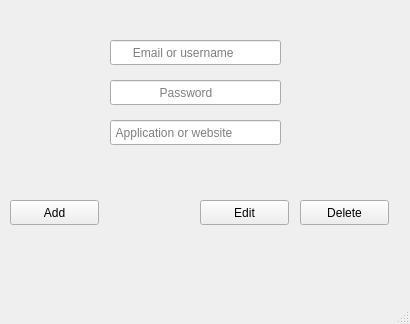
 <widget class="QMainWindow" name="MainWindow">
  <property name="geometry">
   <rect>
    <x>0</x>
    <y>0</y>
    <width>410</width>
    <height>324</height>
   </rect>
  </property>
  <property name="windowTitle">
   <string>MainWindow</string>
  </property>
  <property name="styleSheet">
   <string notr="true">
QToolTip
{
    background-color: black;
    color: white;
    padding: 0.5ex;
}

QWidget
{
    color: #31363B;
    background-color: #EFF0F1;
    selection-background-color:#33A4DF;
    selection-color: #31363B;
    background-clip: border;
    border-image: none;
    border: 0px transparent black;
    outline: 0;
}

QWidget:item:hover
{
    background-color: #33A4DF;
    color: #31363B;
}

QWidget:item:selected
{
    background-color: #33A4DF;
}


QCheckBox
{
    spacing: 0.5ex;
    outline: none;
    color: #31363B;
    margin-bottom: 0.2ex;
    opacity: 200;
}

QCheckBox:disabled
{
    color: #BAB9B8;
}

QGroupBox::indicator
{
    margin-left: 0.2ex;
    margin-left: 0.2ex;
}

QCheckBox::indicator:unchecked,
QCheckBox::indicator:unchecked:focus
{
    border-image: url(:/light/checkbox_unchecked_disabled.svg);
}

QCheckBox::indicator:unchecked:hover,
QCheckBox::indicator:unchecked:pressed,
QGroupBox::indicator:unchecked:hover,
QGroupBox::indicator:unchecked:focus,
QGroupBox::indicator:unchecked:pressed
{
    border: none;
    border-image: url(:/light/checkbox_unchecked-hover.svg);
}

QCheckBox::indicator:checked
{
    border-image: url(:/light/checkbox_checked.svg);
}

QCheckBox::indicator:checked:focus,
QCheckBox::indicator:checked:pressed,
QGroupBox::indicator:checked:focus,
QGroupBox::indicator:checked:pressed
{
    border: none;
    border-image: url(:/light/checkbox_checked.svg);
}

QCheckBox::indicator:checked:hover,
QGroupBox::indicator:checked:hover
{
    border-image: url(:/light/checkbox_checked-hover.svg);
}

QCheckBox::indicator:indeterminate
{
    border-image: url(:/light/checkbox_indeterminate.svg);
}

QCheckBox::indicator:indeterminate:hover
{
    border-image: url(:/light/checkbox_indeterminate-hover.svg);
}

QCheckBox::indicator:indeterminate:focus,
QCheckBox::indicator:indeterminate:pressed
{
}

QCheckBox::indicator:indeterminate:disabled
{
    border-image: url(:/light/checkbox_indeterminate_disabled.svg);
}

QCheckBox::indicator:checked:disabled,
QGroupBox::indicator:checked:disabled
{
    border-image: url(:/light/checkbox_checked_disabled.svg);
}

QCheckBox::indicator:unchecked:disabled,
QGroupBox::indicator:unchecked:disabled
{
    border-image: url(:/light/checkbox_unchecked_disabled.svg);
}

QRadioButton
{
    spacing: 0.5ex;
    outline: none;
    color: #31363B;
    margin-bottom: 0.2ex;
}

QRadioButton:disabled
{
    color: #BAB9B8;
}

QRadioButton::indicator:unchecked,
QRadioButton::indicator:unchecked:focus
{
    border-image: url(:/light/radio_unchecked_disabled.svg);
}

QRadioButton::indicator:unchecked:hover,
QRadioButton::indicator:unchecked:pressed
{
    border: none;
    outline: none;
    border-image: url(:/light/radio_unchecked-hover.svg);
}

QRadioButton::indicator:checked
{
    border: none;
    outline: none;
    border-image: url(:/light/radio_checked.svg);
}

QRadioButton::indicator:checked:focus,
QRadioButton::indicator:checked:pressed
{
    border: none;
    outline: none;
    border-image: url(:/light/radio_checked.svg);
}

QRadioButton::indicator:checked:hover
{
    border-image: url(:/light/radio_checked-hover.svg);
}

QRadioButton::indicator:checked:disabled
{
    outline: none;
    border-image: url(:/light/radio_checked_disabled.svg);
}

QRadioButton::indicator:unchecked:disabled
{
    border-image: url(:/light/radio_unchecked_disabled.svg);
}

QMenuBar
{
    background-color: #EFF0F1;
    color: #31363B;
}

QMenuBar::item
{
    background: transparent;
}

QMenuBar::item:selected
{
    background: transparent;
    border: 0.1ex solid #BAB9B8;
}

QMenuBar::item:pressed
{
    border: 0.1ex solid #BAB9B8;
    background-color: #33A4DF;
    color: #31363B;
    margin-bottom: -0.1ex;
    padding-bottom: 0.1ex;
}

QMenu
{
    border: 0.1ex solid #BAB9B8;
    color: #31363B;
    margin: 0.2ex;
}

QMenu::icon
{
    margin: 0.5ex;
}

QMenu::item
{
    padding: 0.5ex 3ex 0.5ex 3ex;
    margin-left: 0.5ex;
    border: 0.1ex solid transparent; /* reserve space for selection border */
}

QMenu::item:selected
{
    color: #31363B;
}

QMenu::separator
{
    height: 0.2ex;
    background: lightblue;
    margin-left: 1ex;
    margin-right: 0.5ex;
}

/* non-exclusive indicator = check box style indicator
   (see QActionGroup::setExclusive) */
QMenu::indicator:non-exclusive:unchecked
{
    border-image: url(:/light/checkbox_unchecked_disabled.svg);
}

QMenu::indicator:non-exclusive:unchecked:selected
{
    border-image: url(:/light/checkbox_unchecked_disabled.svg);
}

QMenu::indicator:non-exclusive:checked
{
    border-image: url(:/light/checkbox_checked.svg);
}

QMenu::indicator:non-exclusive:checked:selected
{
    border-image: url(:/light/checkbox_checked.svg);
}

/* exclusive indicator = radio button style indicator (see QActionGroup::setExclusive) */
QMenu::indicator:exclusive:unchecked
{
    border-image: url(:/light/radio_unchecked_disabled.svg);
}

QMenu::indicator:exclusive:unchecked:selected
{
    border-image: url(:/light/radio_unchecked_disabled.svg);
}

QMenu::indicator:exclusive:checked
{
    border-image: url(:/light/radio_checked.svg);
}

QMenu::indicator:exclusive:checked:selected
{
    border-image: url(:/light/radio_checked.svg);
}

QMenu::right-arrow
{
    margin: 0.5ex;
    border-image: url(:/light/right_arrow.svg);
    width: 0.6ex;
    height: 0.9ex;
}


QWidget:disabled
{
    color: #454545;
    background-color: #EFF0F1;
}

QAbstractItemView
{
    alternate-background-color: #EFF0F1;
    color: #31363B;
    border: 0.1ex solid 3A3939;
    border-radius: 0.2ex;
}

QWidget:focus,
QMenuBar:focus
{
    border: 0.1ex solid #33A4DF;
}

QTabWidget:focus,
QCheckBox:focus,
QRadioButton:focus,
QSlider:focus
{
    border: none;
}

QLineEdit
{
    background-color: #FCFCFC;
    padding: 0.5ex;
    border-style: solid;
    border: 0.1ex solid #BAB9B8;
    border-radius: 0.2ex;
    color: #31363B;
}

QGroupBox
{
    border: 0.1ex solid #BAB9B8;
    border-radius: 0.2ex;
    padding-top: 1ex;
    margin-top: 1ex;
}

QGroupBox::title
{
    subcontrol-origin: margin;
    subcontrol-position: top center;
    padding-left: 0.1ex;
    padding-right: 0.1ex;
    margin-top: -0.7ex;
}

QAbstractScrollArea
{
    border-radius: 0.2ex;
    border: 0.1ex solid #BAB9B8;
    background-color: transparent;
}

QScrollBar:horizontal
{
    height: 1.5ex;
    margin: 0.3ex 1.5ex 0.3ex 1.5ex;
    border: 0.1ex transparent #2A2929;
    border-radius: 0.4ex;
    background-color: #2A2929;
}

QScrollBar::handle:horizontal
{
    background-color: #605F5F;
    min-width: 0.5ex;
    border-radius: 0.4ex;
}

QScrollBar::add-line:horizontal
{
    margin: 0ex 0.3ex 0ex 0.3ex;
    border-image: url(:/light/right_arrow_disabled.svg);
    width: 1ex;
    height: 1ex;
    subcontrol-position: right;
    subcontrol-origin: margin;
}

QScrollBar::sub-line:horizontal
{
    margin: 0px 0.3ex 0px 0.3ex;
    border-image: url(:/light/left_arrow_disabled.svg);
    height: 1ex;
    width: 1ex;
    subcontrol-position: left;
    subcontrol-origin: margin;
}

QScrollBar::add-line:horizontal:hover,QScrollBar::add-line:horizontal:on
{
    border-image: url(:/light/right_arrow.svg);
    width: 1ex;
    height: 1ex;
    subcontrol-position: right;
    subcontrol-origin: margin;
}


QScrollBar::sub-line:horizontal:hover, QScrollBar::sub-line:horizontal:on
{
    border-image: url(:/light/left_arrow.svg);
    width: 1ex;
    height: 1ex;
    subcontrol-position: left;
    subcontrol-origin: margin;
}

QScrollBar::up-arrow:horizontal, QScrollBar::down-arrow:horizontal
{
    background: none;
}


QScrollBar::add-page:horizontal, QScrollBar::sub-page:horizontal
{
    background: none;
}

QScrollBar:vertical
{
    background-color: #2A2929;
    width: 1.5ex;
    margin: 1.5ex 0.3ex 1.5ex 0.3ex;
    border: 0.1ex transparent #2A2929;
    border-radius: 0.4ex;
}

QScrollBar::handle:vertical
{
    background-color: #605F5F;
    min-height: 0.5ex;
    border-radius: 0.4ex;
}

QScrollBar::sub-line:vertical
{
    margin: 0.3ex 0ex 0.3ex 0ex;
    border-image: url(:/light/up_arrow_disabled.svg);
    height: 1ex;
    width: 1ex;
    subcontrol-position: top;
    subcontrol-origin: margin;
}

QScrollBar::add-line:vertical
{
    margin: 0.3ex 0ex 0.3ex 0ex;
    border-image: url(:/light/down_arrow_disabled.svg);
    height: 1ex;
    width: 1ex;
    subcontrol-position: bottom;
    subcontrol-origin: margin;
}

QScrollBar::sub-line:vertical:hover,
QScrollBar::sub-line:vertical:on
{

    border-image: url(:/light/up_arrow.svg);
    height: 1ex;
    width: 1ex;
    subcontrol-position: top;
    subcontrol-origin: margin;
}


QScrollBar::add-line:vertical:hover,
QScrollBar::add-line:vertical:on
{
    border-image: url(:/light/down_arrow.svg);
    height: 1ex;
    width: 1ex;
    subcontrol-position: bottom;
    subcontrol-origin: margin;
}

QScrollBar::up-arrow:vertical,
QScrollBar::down-arrow:vertical
{
    background: none;
}


QScrollBar::add-page:vertical,
QScrollBar::sub-page:vertical
{
    background: none;
}

QTextEdit
{
    background-color: #EFF0F1;
    color: #31363B;
    border: 0.1ex solid #BAB9B8;
}

QPlainTextEdit
{
    background-color: #EFF0F1;
    color: #31363B;
    border-radius: 0.2ex;
    border: 0.1ex solid #BAB9B8;
}

QHeaderView::section
{
    background-color: #BAB9B8;
    color: #31363B;
    padding: 0.5ex;
    border: 0.1ex solid #BAB9B8;
}

QSizeGrip
{
    border-image: url(:/light/sizegrip.svg);
    width: 1.2ex;
    height: 1.2ex;
}

QMainWindow::separator
{
    background-color: #EFF0F1;
    color: white;
    padding-left: 0.4ex;
    spacing: 0.2ex;
    border: 0.1ex dashed #BAB9B8;
}

QMainWindow::separator:hover
{

    background-color: #787876;
    color: white;
    padding-left: 0.4ex;
    border: 0.1ex solid #BAB9B8;
    spacing: 0.2x;
}

QMenu::separator
{
    height: 0.1ex;
    background-color: #BAB9B8;
    color: white;
    padding-left: 0.4ex;
    margin-left: 1ex;
    margin-right: 0.5ex;
}

QFrame[frameShape=&quot;2&quot;],  /* QFrame::Panel == 0x0003 */
QFrame[frameShape=&quot;3&quot;],  /* QFrame::WinPanel == 0x0003 */
QFrame[frameShape=&quot;4&quot;],  /* QFrame::HLine == 0x0004 */
QFrame[frameShape=&quot;5&quot;],  /* QFrame::VLine == 0x0005 */
QFrame[frameShape=&quot;6&quot;]  /* QFrame::StyledPanel == 0x0006 */
{
    border-width: 0.1ex;
    padding: 0.1ex;
    border-style: solid;
    border-color: #EFF0F1;
    background-color: #bcbfc2;
    border-radius: 0.5ex;
}

QStackedWidget
{
    border: 0.1ex transparent black;
}

QToolBar
{
    border: 0.1ex transparent #393838;
    background: 0.1ex solid #EFF0F1;
    font-weight: bold;
}

QToolBar::handle:horizontal
{
    border-image: url(:/light/hmovetoolbar.svg);
    width = 1.6ex;
    height = 6.4ex;
}

QToolBar::handle:vertical
{
    border-image: url(:/light/vmovetoolbar.svg);
    width = 5.4ex;
    height = 1ex;
}

QToolBar::separator:horizontal
{
    border-image: url(:/light/hsepartoolbar.svg);
    width = 0.7ex;
    height = 6.3ex;
}

QToolBar::separator:vertical
{
    border-image: url(:/light/vsepartoolbars.svg);
    width = 6.3ex;
    height = 0.7ex;
}

QPushButton
{
    color: #31363B;
    background-color: qlineargradient(x1: 0.5, y1: 0.5 x2: 0.5, y2: 1, stop: 0 #EFF0F1, stop: 0.5 #eaebec);
    border-width: 0.1ex;
    border-color: #BAB9B8;
    border-style: solid;
    padding: 0.5ex;
    border-radius: 0.2ex;
    outline: none;
}

QPushButton:disabled
{
    background-color: #e0e1e2;
    border-width: 0.1ex;
    border-color: #b4b4b4;
    border-style: solid;
    padding-top: 0.5ex;
    padding-bottom: 0.5ex;
    padding-left: 1ex;
    padding-right: 1ex;
    border-radius: 0.2ex;
    color: #b4b4b4;
}

QPushButton:focus
{
    color: black;
}

QComboBox
{
    selection-background-color: #33A4DF;
    border-style: solid;
    border: 0.1ex solid #BAB9B8;
    border-radius: 0.2ex;
    padding: 0.5ex;
    min-width: 7.5ex;
}

QPushButton:checked
{
    background-color: #BAB9B8;
    border-color: #6A6969;
}

QComboBox:hover,
QAbstractSpinBox:hover,
QLineEdit:hover,
QTextEdit:hover,
QPlainTextEdit:hover,
QAbstractView:hover,
QTreeView:hover
{
    border: 0.1ex solid #33A4DF;
    color: #31363B;
}

QComboBox:hover:pressed,
QPushButton:hover:pressed,
QAbstractSpinBox:hover:pressed,
QLineEdit:hover:pressed,
QTextEdit:hover:pressed,
QPlainTextEdit:hover:pressed,
QAbstractView:hover:pressed,
QTreeView:hover:pressed
{
    background-color: #EFF0F1;
}

QComboBox:on
{
    padding-top: 0.3ex;
    padding-left: 0.4ex;
    selection-background-color: #4a4a4a;
}

QComboBox QAbstractItemView
{
    background-color: #FCFCFC;
    border-radius: 0.2ex;
    border: 0.1ex solid #BAB9B8;
    selection-background-color: #33A4DF;
}

QComboBox::drop-down
{
    subcontrol-origin: padding;
    subcontrol-position: top right;
    width: 1.5ex;

    border-left-width: 0ex;
    border-left-color: darkgray;
    border-left-style: solid;
    border-top-right-radius: 0.3ex;
    border-bottom-right-radius: 0.3ex;
}

QComboBox::down-arrow
{
    border-image: url(:/light/down_arrow_disabled.svg);
    width: 0.9ex;
    height: 0.6ex;
}

QComboBox::down-arrow:on,
QComboBox::down-arrow:hover,
QComboBox::down-arrow:focus
{
    border-image: url(:/light/down_arrow.svg);
    width: 0.9ex;
    height: 0.6ex;
}

QAbstractSpinBox
{
    padding: 0.5ex;
    border: 0.1ex solid #BAB9B8;
    background-color: #D9D8D7;
    color: #31363B;
    border-radius: 0.2ex;
    min-width: 7.5ex;
}

QAbstractSpinBox:up-button
{
    background-color: transparent;
    subcontrol-origin: border;
    subcontrol-position: center right;
}

QAbstractSpinBox:down-button
{
    background-color: transparent;
    subcontrol-origin: border;
    subcontrol-position: center left;
}

QAbstractSpinBox::up-arrow,
QAbstractSpinBox::up-arrow:disabled,
QAbstractSpinBox::up-arrow:off
{
    border-image: url(:/light/up_arrow_disabled.svg);
    width: 0.9ex;
    height: 0.6ex;
}

QAbstractSpinBox::up-arrow:hover
{
    border-image: url(:/light/up_arrow.svg);
    width: 0.9ex;
    height: 0.6ex;
}

QAbstractSpinBox::down-arrow,
QAbstractSpinBox::down-arrow:disabled,
QAbstractSpinBox::down-arrow:off
{
    border-image: url(:/light/down_arrow_disabled.svg);
    width: 0.9ex;
    height: 0.6ex;
}

QAbstractSpinBox::down-arrow:hover
{
    border-image: url(:/light/down_arrow.svg);
    width: 0.9ex;
    height: 0.6ex;
}

QLabel
{
    border: 0ex solid black;
}

QTabWidget{
    border: 0.1ex solid #BAB9B8;
}

/* BORDERS */
QTabWidget::pane
{
    padding: 0.5ex;
    margin: 0.1ex;
}

QTabWidget::pane:top
{
    border: 0.1ex solid #BAB9B8;
    top: -0.1ex;
}

QTabWidget::pane:bottom
{
    border: 0.1ex solid #BAB9B8;
    bottom: -0.1ex;
}

QTabWidget::pane:left
{
    border: 0.1ex solid #BAB9B8;
    right: -0.1ex;
}

QTabWidget::pane:right
{
    border: 0.1ex solid #BAB9B8;
    left: -0.1ex;
}

QTabBar
{
    qproperty-drawBase: 0;
    left: 0.5ex; /* move to the right by 0.5ex */
    border-radius: 0.3ex;
}

QTabBar:focus
{
    border: 0ex transparent black;
}

QTabBar::close-button
{
    border-image: url(:/light/close.svg);
    width: 1.2ex;
    height: 1.2ex;
    background: transparent;
}

QTabBar::close-button:hover
{
    border-image: url(:/light/close-hover.svg);
    width: 1.2ex;
    height: 1.2ex;
    background: transparent;
}

QTabBar::close-button:pressed
{
    border-image: url(:/light/close-pressed.svg);
    width: 1.2ex;
    height: 1.2ex;
    background: transparent;
}

/* TOP TABS */
QTabBar::tab:top
{
    color: #31363B;
    border: 0.1ex transparent black;
    border-left: 0.1ex solid #BAB9B8;
    border-top: 0.1ex solid #BAB9B8;
    background-color: #EFF0F1;
    padding: 0.5ex;
    min-width: 5ex;
    border-top-left-radius: 0.2ex;
    border-top-right-radius: 0.2ex;
}

QTabBar::tab:top:last,
QTabBar::tab:top:only-one
{
    color: #31363B;
    border: 0.1ex transparent black;
    border-left: 0.1ex solid #BAB9B8;
    border-right: 0.1ex solid #BAB9B8;
    border-top: 0.1ex solid #BAB9B8;
    background-color: #EFF0F1;
    padding: 0.5ex;
    min-width: 5ex;
    border-top-left-radius: 0.2ex;
    border-top-right-radius: 0.2ex;
}

QTabBar::tab:top:!selected
{
    color: #31363B;
    background-color: #D9D8D7;
    border: 0.1ex transparent black;
    border-left: 0.1ex solid #BAB9B8;
    border-top-left-radius: 0.2ex;
    border-top-right-radius: 0.2ex;
}

QTabBar::tab:top:first:!selected
{
    color: #31363B;
    background-color: #D9D8D7;
    border: 0.1ex transparent black;
    border-top-left-radius: 0.2ex;
    border-top-right-radius: 0.2ex;
}

QTabBar::tab:top:!selected:hover
{
    background-color: rgba(61, 173, 232, 0.1);
    border: 0.1ex rgba(61, 173, 232, 0.1);
    border-left: 0.1ex solid #BAB9B8;
}

QTabBar::tab:top:!selected:first:hover
{
    background-color: rgba(61, 173, 232, 0.1);
    border: 0.1ex rgba(61, 173, 232, 0.1);
}

/* BOTTOM TABS */
QTabBar::tab:bottom
{
    color: #31363B;
    border: 0.1ex transparent black;
    border-left: 0.1ex solid #BAB9B8;
    border-bottom: 0.1ex solid #BAB9B8;
    background-color: #EFF0F1;
    padding: 0.5ex;
    border-bottom-left-radius: 0.2ex;
    border-bottom-right-radius: 0.2ex;
    min-width: 5ex;
}

QTabBar::tab:bottom:last,
QTabBar::tab:bottom:only-one
{
    color: #31363B;
    border: 0.1ex transparent black;
    border-left: 0.1ex solid #BAB9B8;
    border-right: 0.1ex solid #BAB9B8;
    border-bottom: 0.1ex solid #BAB9B8;
    background-color: #EFF0F1;
    padding: 0.5ex;
    border-bottom-left-radius: 0.2ex;
    border-bottom-right-radius: 0.2ex;
    min-width: 5ex;
}

QTabBar::tab:bottom:!selected
{
    color: #31363B;
    background-color: #D9D8D7;
    border: 0.1ex transparent black;
    border-left: 0.1ex solid #BAB9B8;
    border-bottom-left-radius: 0.2ex;
    border-bottom-right-radius: 0.2ex;
}

QTabBar::tab:bottom:first:!selected
{
    color: #31363B;
    background-color: #D9D8D7;
    border: 0.1ex transparent black;
    border-bottom-left-radius: 0.2ex;
    border-bottom-right-radius: 0.2ex;
}

QTabBar::tab:bottom:!selected:hover
{
    background-color: rgba(61, 173, 232, 0.1);
    border: 0.1ex rgba(61, 173, 232, 0.1);
    border-left: 0.1ex solid #BAB9B8;
}

QTabBar::tab:bottom:!selected:first:hover
{
    background-color: rgba(61, 173, 232, 0.1);
    border: 0.1ex rgba(61, 173, 232, 0.1);
}

/* LEFT TABS */
QTabBar::tab:left
{
    color: #31363B;
    border: 0.1ex transparent black;
    border-top: 0.1ex solid #BAB9B8;
    border-right: 0.1ex solid #BAB9B8;
    background-color: #EFF0F1;
    padding: 0.5ex;
    border-top-right-radius: 0.2ex;
    border-bottom-right-radius: 0.2ex;
    min-height: 5ex;
}

QTabBar::tab:left:last,
QTabBar::tab:left:only-one
{
    color: #31363B;
    border: 0.1ex transparent black;
    border-top: 0.1ex solid #BAB9B8;
    border-bottom: 0.1ex solid #BAB9B8;
    border-right: 0.1ex solid #BAB9B8;
    background-color: #EFF0F1;
    padding: 0.5ex;
    border-top-right-radius: 0.2ex;
    border-bottom-right-radius: 0.2ex;
    min-height: 5ex;
}

QTabBar::tab:left:!selected
{
    color: #31363B;
    background-color: #D9D8D7;
    border: 0.1ex transparent black;
    border-top: 0.1ex solid #BAB9B8;
    border-top-right-radius: 0.2ex;
    border-bottom-right-radius: 0.2ex;
}

QTabBar::tab:left:!selected:hover
{
    background-color: rgba(61, 173, 232, 0.1);
    border: 0.1ex rgba(61, 173, 232, 0.1);
    border-top: 0.1ex solid #BAB9B8;
}

QTabBar::tab:left:!selected:first:hover
{
    background-color: rgba(61, 173, 232, 0.1);
    border: 0.1ex rgba(61, 173, 232, 0.1);
}

/* RIGHT TABS */
QTabBar::tab:right
{
    color: #31363B;
    border: 0.1ex transparent black;
    border-top: 0.1ex solid #BAB9B8;
    border-left: 0.1ex solid #BAB9B8;
    background-color: #D9D8D7;
    padding: 0.5ex;
    border-top-left-radius: 0.2ex;
    border-bottom-left-radius: 0.2ex;
    min-height: 5ex;
}

QTabBar::tab:right:last,
QTabBar::tab:right:only-one
{
    color: #31363B;
    border: 0.1ex transparent black;
    border-top: 0.1ex solid #BAB9B8;
    border-bottom: 0.1ex solid #BAB9B8;
    border-left: 0.1ex solid #BAB9B8;
    background-color: #D9D8D7;
    padding: 0.5ex;
    border-top-left-radius: 0.2ex;
    border-bottom-left-radius: 0.2ex;
    min-height: 5ex;
}

QTabBar::tab:right:!selected
{
    color: #31363B;
    background-color: #54575B;
    border: 0.1ex transparent black;
    border-top: 0.1ex solid #BAB9B8;
    border-top-left-radius: 0.2ex;
    border-bottom-left-radius: 0.2ex;
}

QTabBar::tab:right:!selected:hover
{
    background-color: rgba(61, 173, 232, 0.1);
    border: 0.1ex rgba(61, 173, 232, 0.1);
    border-top: 0.1ex solid #BAB9B8;
}

QTabBar::tab:right:!selected:first:hover
{
    background-color: rgba(61, 173, 232, 0.1);
    border: 0.1ex rgba(61, 173, 232, 0.1);
}

QTabBar QToolButton::right-arrow:enabled
{
    border-image: url(:/light/right_arrow.svg);
}

QTabBar QToolButton::left-arrow:enabled
{
    border-image: url(:/light/left_arrow.svg);
}

QTabBar QToolButton::right-arrow:disabled
{
    border-image: url(:/light/right_arrow_disabled.svg);
}

QTabBar QToolButton::left-arrow:disabled
{
    border-image: url(:/light/left_arrow_disabled.svg);
}

QDockWidget
{
    background: #EFF0F1;
    border: 0.1ex solid #403F3F;
    titlebar-close-icon: url(:/light/transparent.svg);
    titlebar-normal-icon: url(:/light/transparent.svg);
}

QDockWidget::close-button,
QDockWidget::float-button
{
    border: 0.1ex solid transparent;
    border-radius: 0.2ex;
    background: transparent;
}


QDockWidget::float-button
{
    border-image: url(:/dark/undock.svg);
}

QDockWidget::float-button:hover
{
    border-image: url(:/dark/undock-hover.svg) ;
}

QDockWidget::close-button
{
    border-image: url(:/dark/close.svg) ;
}

QDockWidget::close-button:hover
{
    border-image: url(:/dark/close-hover.svg) ;
}

QDockWidget::close-button:pressed
{
    border-image: url(:/dark/close-pressed.svg) ;
}

QTreeView,
QListView
{
    border: 0.1ex solid #BAB9B8;
    background-color: #FCFCFC;
}


QTreeView::branch:has-siblings:!adjoins-item
{
    border-image: url(:/light/stylesheet-vline.svg) 0;
}

QTreeView::branch:has-siblings:adjoins-item
{
    border-image: url(:/light/stylesheet-branch-more.svg) 0;
}

QTreeView::branch:!has-children:!has-siblings:adjoins-item
{
    border-image: url(:/light/stylesheet-branch-end.svg) 0;
}

QTreeView::branch:has-children:!has-siblings:closed,
QTreeView::branch:closed:has-children:has-siblings
{
    border-image: url(:/light/stylesheet-branch-end-closed.svg) 0;
    image: url(:/light/branch_closed.svg);
}

QTreeView::branch:open:has-children:!has-siblings,
QTreeView::branch:open:has-children:has-siblings
{
    border-image: url(:/light/stylesheet-branch-end-open.svg) 0;
    image: url(:/light/branch_open.svg);
}

QTableView::item,
QListView::item,
QTreeView::item
{
    padding: 0.3ex;
}

QTableView::item:!selected:hover,
QListView::item:!selected:hover,
QTreeView::item:!selected:hover
{
    background-color: rgba(61, 173, 232, 0.1);
    outline: 0;
    color: #31363B;
    padding: 0.3ex;
}

QSlider::groove:horizontal
{
    border: 0.1ex solid #EFF0F1;
    height: 0.4ex;
    background: #9CA0A4;
    margin: 0px;
    border-radius: 0.2ex;
}

QSlider::handle:horizontal
{
    background: #D9D8D7;
    border: 0.1ex solid #BABEC2;
    width: 1.6ex;
    height: 1.6ex;
    margin: -0.8ex 0;
    border-radius: 0.9ex;
}

QSlider::groove:vertical
{
    border: 0.1ex solid #EFF0F1;
    width: 0.4ex;
    background: #9CA0A4;
    margin: 0ex;
    border-radius: 0.3ex;
}

QSlider::handle:vertical
{
    background: #D9D8D7;
    border: 0.1ex solid #BABEC2;
    width: 1.6ex;
    height: 1.6ex;
    margin: 0 -0.8ex;
    border-radius: 0.9ex;
}

QSlider::handle:horizontal:focus,
QSlider::handle:vertical:focus
{
    border: 0.1ex solid #33A4DF;
}

QSlider::handle:horizontal:hover,
QSlider::handle:vertical:hover
{
    border: 0.1ex solid #51c2fc;
}

QSlider::sub-page:horizontal,
QSlider::add-page:vertical
{
    background: #33A4DF;
    border-radius: 0.3ex;
}

QSlider::add-page:horizontal,
QSlider::sub-page:vertical
{
    background: #BABEC2;
    border-radius: 0.3ex;
}

QToolButton
{
    background-color: transparent;
    border: 0.1ex solid #BAB9B8;
    border-radius: 0.2ex;
    margin: 0.3ex;
    padding: 0.5ex;
}

QToolButton[popupMode=&quot;1&quot;] /* only for MenuButtonPopup */
{
    padding-right: 2ex; /* make way for the popup button */
}

QToolButton[popupMode=&quot;2&quot;] /* only for InstantPopup */
{
    padding-right: 1ex; /* make way for the popup button */
}

QToolButton::menu-indicator
{
    border-image: url(:/light/down_arrow.svg);
    top: -0.7ex; left: -0.2ex; /* shift it a bit */
    width = 0.9ex;
    height = 0.6ex;
}

QToolButton::menu-arrow
{
    border-image: url(:/light/down_arrow.svg);
    width = 0.9ex;
    height = 0.6ex;
}

QToolButton:hover,
QToolButton::menu-button:hover
{
    background-color: transparent;
    border: 0.1ex solid #33A4DF;
}

QToolButton:checked,
QToolButton:pressed,
QToolButton::menu-button:pressed
{
    background-color: #47b8fc;
    border: 0.1ex solid #47b8fc;
    padding: 0.5ex;
}

QToolButton::menu-button
{
    border: 0.1ex solid #BAB9B8;
    border-top-right-radius: 6px;
    border-bottom-right-radius: 6px;
    /* 1ex width + 0.4ex for border + no text = 2ex allocated above */
    width: 1ex;
    padding: 0.5ex;
    outline: none;
}

QToolButton::menu-arrow:open
{
    border: 0.1ex solid #BAB9B8;
}

QPushButton::menu-indicator
{
    subcontrol-origin: padding;
    subcontrol-position: bottom right;
    left: 0.8ex;
}

QTableView
{
    border: 0.1ex solid #BAB9B8;
    gridline-color: #BAB9B8;
    background-color: #FCFCFC;
}


QTableView,
QHeaderView
{
    border-radius: 0px;
}

QTableView::item:pressed
{
    background: #33A4DF;
    color: #31363B;
}

QTableView::item:selected:active
{
    background: #33A4DF;
    color: #31363B;
}

QTableView::item:selected:hover
{
    background-color: #47b8f3;
    color: #31363B;
}

QListView::item:pressed,
QTreeView::item:pressed
{
    background: #3daee9;
    color: #31363B;
}

QTreeView::item:selected:active,
QListView::item:selected:active
{
    background: #3daee9;
    color: #31363B;
}

QListView::item:selected:hover,
QTreeView::item:selected:hover
{
    background-color: #51c2fc;
    color: #31363B;
}


QHeaderView
{
    background-color: #EFF0F1;
    border: 0.1ex transparent;
    border-radius: 0px;
    margin: 0px;
    padding: 0px;

}

QHeaderView::section
{
    background-color: #EFF0F1;
    color: #31363B;
    padding: 0.5ex;
    border: 0.1ex solid #BAB9B8;
    border-radius: 0px;
    text-align: center;
}

QHeaderView::section::vertical::first,
QHeaderView::section::vertical::only-one
{
    border-top: 0.1ex solid #BAB9B8;
}

QHeaderView::section::vertical
{
    border-top: transparent;
}

QHeaderView::section::horizontal::first, QHeaderView::section::horizontal::only-one
{
    border-left: 0.1ex solid #BAB9B8;
}

QHeaderView::section::horizontal
{
    border-left: transparent;
}


QHeaderView::section:checked

 {
    color: black;
    background-color: #b9dae7;
 }

 /* style the sort indicator */
QHeaderView::down-arrow
{
    image: url(:/light/down_arrow.svg);
}

QHeaderView::up-arrow
{
    image: url(:/light/up_arrow.svg);
}

QTableCornerButton::section
{
    background-color: #EFF0F1;
    border: 0.1ex transparent #BAB9B8;
    border-radius: 0px;
}

QToolBox
{
    padding: 0.5ex;
    border: 0.1ex transparent black;
}

QToolBox:selected
{
    background-color: #EFF0F1;
    border-color: #33A4DF;
}

QToolBox:hover
{
    border-color: #33A4DF;
}

QStatusBar::item
{
    border: 0px transparent dark;
}

QSplitter::handle
{
    border: 0.1ex dashed #BAB9B8;
}

QSplitter::handle:hover
{
    background-color: #787876;
    border: 0.1ex solid #BAB9B8;
}

QSplitter::handle:horizontal
{
    width: 0.1ex;
}

QSplitter::handle:vertical
{
    height: 0.1ex;
}

QProgressBar:horizontal
{
    background-color: #BABEC2;
    border: 0.1ex solid #EFF0F1;
    border-radius: 0.3ex;
    height: 0.5ex;
    text-align: right;
    margin-top: 0.5ex;
    margin-bottom: 0.5ex;
    margin-right: 5ex;
    padding: 0px;
}

QProgressBar::chunk:horizontal
{
    background-color: #33A4DF;
    border: 0.1ex transparent;
    border-radius: 0.3ex;
}

QAbstractSpinBox
{
    background-color: #EFF0F1;
}

QSpinBox,
QDoubleSpinBox
{
    padding-right: 1.5ex;
}

QSpinBox::up-button,
QDoubleSpinBox::up-button
{
    subcontrol-origin: content;
    subcontrol-position: right top;

    width: 1.6ex;
    border-width: 0.1ex;
}

QSpinBox::up-arrow,
QDoubleSpinBox::up-arrow
{
    border-image: url(:/light/up_arrow.svg);
    width: 0.9ex;
    height: 0.6ex;
}

QSpinBox::up-arrow:hover,
QSpinBox::up-arrow:pressed,
QDoubleSpinBox::up-arrow:hover,
QDoubleSpinBox::up-arrow:pressed
{
    border-image: url(:/light/up_arrow-hover.svg);
    width: 0.9ex;
    height: 0.6ex;
}

QSpinBox::up-arrow:disabled,
QSpinBox::up-arrow:off,
QDoubleSpinBox::up-arrow:disabled,
QDoubleSpinBox::up-arrow:off
{
   border-image: url(:/light/up_arrow_disabled.svg);
}

QSpinBox::down-button,
QDoubleSpinBox::down-button
{
    subcontrol-origin: content;
    subcontrol-position: right bottom;

    width: 1.6ex;
    border-width: 0.1ex;
}

QSpinBox::down-arrow,
QDoubleSpinBox::down-arrow
{
    border-image: url(:/light/down_arrow.svg);
    width: 0.9ex;
    height: 0.6ex;
}

QSpinBox::down-arrow:hover,
QSpinBox::down-arrow:pressed,
QDoubleSpinBox::down-arrow:hover,
QDoubleSpinBox::down-arrow:pressed
{
    border-image: url(:/light/down_arrow-hover.svg);
    width: 0.9ex;
    height: 0.6ex;
}

QSpinBox::down-arrow:disabled,
QSpinBox::down-arrow:off,
QDoubleSpinBox::down-arrow:disabled,
QDoubleSpinBox::down-arrow:off
{
   border-image: url(:/light/down_arrow_disabled.svg);
}

QPushButton:hover
{
    border: 0.1ex solid #3daef3;
    color: #31363B;
}

QPushButton:focus
{
    background-color: qlineargradient(x1: 0.5, y1: 0.5 x2: 0.5, y2: 1, stop: 0 #4cbdff, stop: 0.5 #33a4e8);
    color: white;
}

QPushButton:focus:hover
{
    background-color: qlineargradient(x1: 0.5, y1: 0.5 x2: 0.5, y2: 1, stop: 0 #bedfec, stop: 0.5 #b9dae7);
    color: #31363B;
}

QPushButton:focus:pressed,
QPushButton:pressed
{
    background-color: qlineargradient(x1: 0.5, y1: 0.5 x2: 0.5, y2: 1, stop: 0 #bedfec, stop: 0.5 #b9dae7);
    color: #31363B;
}</string>
  </property>
  <widget class="QWidget" name="centralwidget">
   <widget class="QLineEdit" name="lineEdit">
    <property name="geometry">
     <rect>
      <x>110</x>
      <y>40</y>
      <width>171</width>
      <height>25</height>
     </rect>
    </property>
    <property name="placeholderText">
     <string>      Email or username</string>
    </property>
   </widget>
   <widget class="QLineEdit" name="lineEdit_2">
    <property name="geometry">
     <rect>
      <x>110</x>
      <y>80</y>
      <width>171</width>
      <height>25</height>
     </rect>
    </property>
    <property name="echoMode">
     <enum>QLineEdit::Password</enum>
    </property>
    <property name="placeholderText">
     <string>              Password</string>
    </property>
   </widget>
   <widget class="QPushButton" name="add_btn">
    <property name="geometry">
     <rect>
      <x>10</x>
      <y>200</y>
      <width>89</width>
      <height>25</height>
     </rect>
    </property>
    <property name="text">
     <string>Add</string>
    </property>
   </widget>
   <widget class="QPushButton" name="update_btn">
    <property name="geometry">
     <rect>
      <x>200</x>
      <y>200</y>
      <width>89</width>
      <height>25</height>
     </rect>
    </property>
    <property name="text">
     <string>Edit</string>
    </property>
   </widget>
   <widget class="QPushButton" name="delete_btn">
    <property name="geometry">
     <rect>
      <x>300</x>
      <y>200</y>
      <width>89</width>
      <height>25</height>
     </rect>
    </property>
    <property name="text">
     <string>Delete</string>
    </property>
   </widget>
   <widget class="QLineEdit" name="lineEdit_3">
    <property name="geometry">
     <rect>
      <x>110</x>
      <y>120</y>
      <width>171</width>
      <height>25</height>
     </rect>
    </property>
    <property name="placeholderText">
     <string> Application or website</string>
    </property>
   </widget>
  </widget>
  <widget class="QMenuBar" name="menubar">
   <property name="geometry">
    <rect>
     <x>0</x>
     <y>0</y>
     <width>410</width>
     <height>22</height>
    </rect>
   </property>
  </widget>
  <widget class="QStatusBar" name="statusbar"/>
 </widget>
